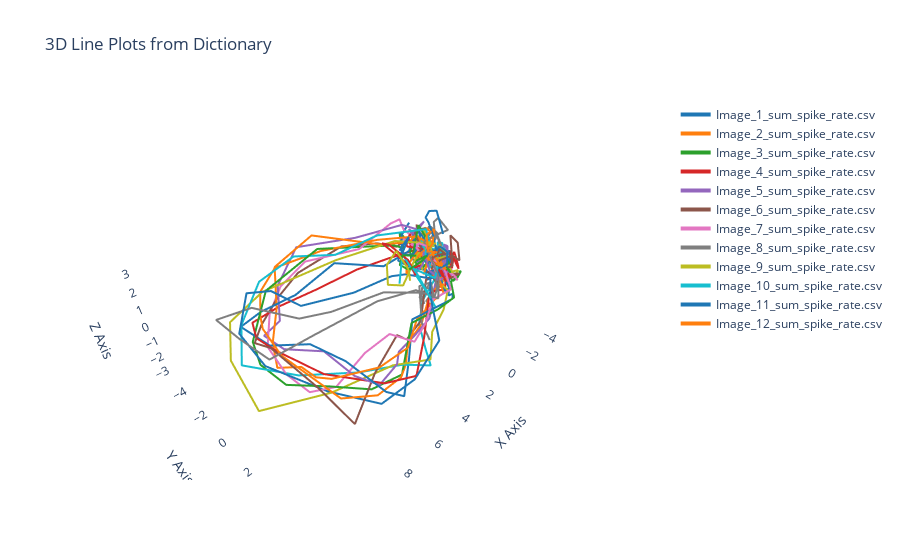

This figure's notebook cell:
### Code cell
import plotly.graph_objects as go
import numpy as np

fig = go.Figure()

colors = ['rgb(31, 119, 180)', 'rgb(255, 127, 14)', 'rgb(44, 160, 44)', 'rgb(214, 39, 40)', 
          'rgb(148, 103, 189)', 'rgb(140, 86, 75)', 'rgb(227, 119, 194)', 'rgb(127, 127, 127)', 
          'rgb(188, 189, 34)', 'rgb(23, 190, 207)']

for i, (key, matrix) in enumerate(data_pca_dict.items()):
    color = colors[i % len(colors)]
    
    x = matrix[:, 0]
    y = matrix[:, 1]
    z = matrix[:, 2]
    
    fig.add_trace(go.Scatter3d(
        x=x,
        y=y,
        z=z,
        mode='lines',
        line=dict(color=color, width=4),
        name=key
    ))

fig.update_layout(
    title='3D Line Plots from Dictionary',
    scene=dict(
        xaxis_title='X Axis',
        yaxis_title='Y Axis',
        zaxis_title='Z Axis',
        xaxis=dict(showgrid=False, gridcolor='white', backgroundcolor='white'),
        yaxis=dict(showgrid=False, gridcolor='white', backgroundcolor='white'),
        zaxis=dict(showgrid=False, gridcolor='white', backgroundcolor='white'),
        bgcolor='white' 
    )
)


fig.show()
